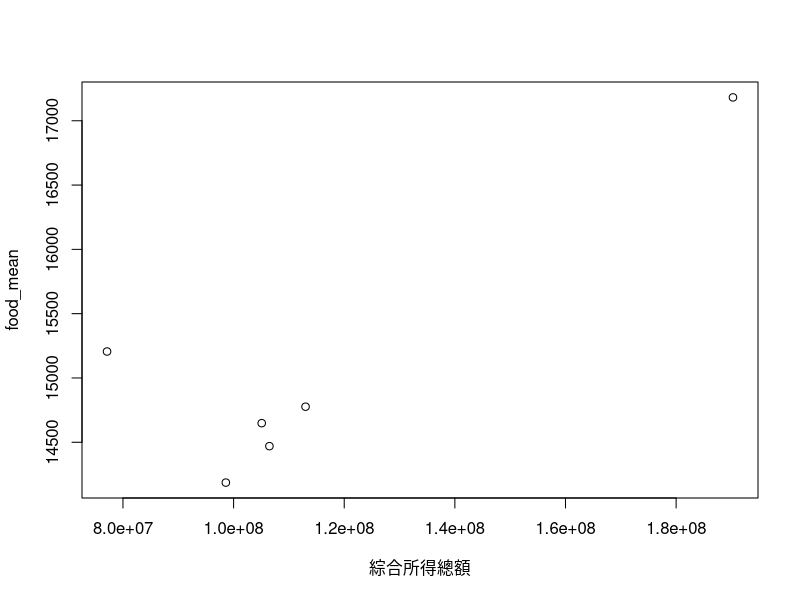

Source code (R):
data = read.csv("data/ubereat_1201.csv")
postcode = read.csv("data/postcode.csv")

# Taipei data
data = subset(data, postcode <= 116)[, c("postcode", "rate", "rate_num", "food_num", "food_mean")]
data_summary = aggregate(data, by=list(postcode=data$postcode), FUN=summary)

# find all postcode and it's name
codes = sort(unique(data[, "postcode"]))
district = c()
for (pcode in codes) {
    print(pcode)
    district = c(district, as.character(subset(postcode, code == pcode)$name))
}
district

# with food rate
store_num = aggregate(data, by=list(postcode=data$postcode), FUN=length)

scooter = read.csv("data/scooter.csv")
tax = read.csv("data/tax.csv")


store_mean = aggregate(data, by=list(postcode=data$postcode), FUN=mean)
store_mean = store_mean[, -2]
store_mean = store_mean[store_num[, 2] > 10,]
store_merge = merge(scooter, as.data.frame(store_mean), by="postcode")
store_merge = merge(store_merge, tax, by="postcode")
png("result/income_vs_price.png")
plot(food_mean ~ 綜合所得總額, data=store_merge)

